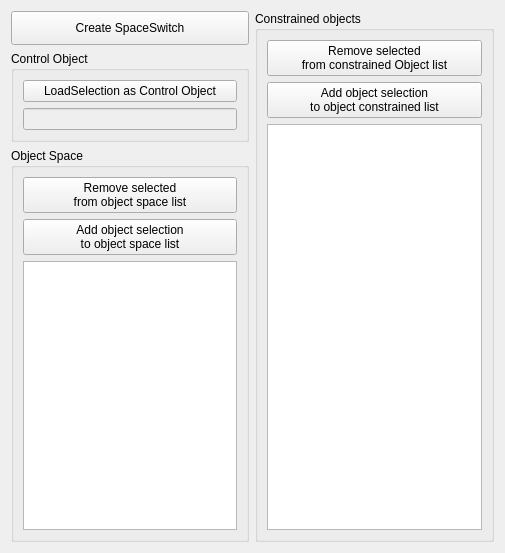
<?xml version="1.0" encoding="UTF-8"?>
<ui version="4.0">
 <class>Form</class>
 <widget class="QWidget" name="Form">
  <property name="geometry">
   <rect>
    <x>0</x>
    <y>0</y>
    <width>505</width>
    <height>553</height>
   </rect>
  </property>
  <property name="windowTitle">
   <string>Form</string>
  </property>
  <layout class="QHBoxLayout" name="horizontalLayout_2">
   <item>
    <layout class="QVBoxLayout" name="verticalLayout_5">
     <item>
      <layout class="QHBoxLayout" name="horizontalLayout">
       <item>
        <widget class="QPushButton" name="CreateSpaceSwitchBtn">
         <property name="minimumSize">
          <size>
           <width>0</width>
           <height>34</height>
          </size>
         </property>
         <property name="text">
          <string>Create SpaceSwitch</string>
         </property>
        </widget>
       </item>
      </layout>
     </item>
     <item>
      <layout class="QVBoxLayout" name="verticalLayout_3">
       <item>
        <widget class="QGroupBox" name="ControlObjectGroupBox">
         <property name="title">
          <string>Control Object</string>
         </property>
         <layout class="QVBoxLayout" name="verticalLayout">
          <item>
           <widget class="QPushButton" name="LoadSelectionAsCntrlObjPushBtn">
            <property name="text">
             <string>LoadSelection as Control Object</string>
            </property>
           </widget>
          </item>
          <item>
           <widget class="QLineEdit" name="ControllineEdit">
            <property name="enabled">
             <bool>false</bool>
            </property>
           </widget>
          </item>
         </layout>
        </widget>
       </item>
       <item>
        <widget class="QGroupBox" name="ObjectSpaceGroup">
         <property name="title">
          <string>Object Space</string>
         </property>
         <layout class="QVBoxLayout" name="verticalLayout_2">
          <item>
           <widget class="QPushButton" name="RemoveFromObjectSpaceBtn">
            <property name="minimumSize">
             <size>
              <width>0</width>
              <height>0</height>
             </size>
            </property>
            <property name="maximumSize">
             <size>
              <width>16777215</width>
              <height>100</height>
             </size>
            </property>
            <property name="text">
             <string>Remove selected 
from object space list</string>
            </property>
            <property name="iconSize">
             <size>
              <width>16</width>
              <height>16</height>
             </size>
            </property>
           </widget>
          </item>
          <item>
           <widget class="QPushButton" name="AddToObjectSpacePushBtn">
            <property name="text">
             <string>Add object selection 
to object space list</string>
            </property>
           </widget>
          </item>
          <item>
           <widget class="QListWidget" name="ObjectSpaceListView"/>
          </item>
         </layout>
        </widget>
       </item>
      </layout>
     </item>
    </layout>
   </item>
   <item>
    <widget class="QGroupBox" name="ConstrainedObjectSpaceSwitch">
     <property name="title">
      <string>Constrained objects</string>
     </property>
     <layout class="QVBoxLayout" name="verticalLayout_4">
      <item>
       <widget class="QPushButton" name="RemoveFromConstrainedBtn">
        <property name="minimumSize">
         <size>
          <width>0</width>
          <height>0</height>
         </size>
        </property>
        <property name="maximumSize">
         <size>
          <width>16777215</width>
          <height>100</height>
         </size>
        </property>
        <property name="text">
         <string>Remove selected 
from constrained Object list</string>
        </property>
        <property name="iconSize">
         <size>
          <width>16</width>
          <height>16</height>
         </size>
        </property>
       </widget>
      </item>
      <item>
       <widget class="QPushButton" name="AddToConstrainListPushBtn">
        <property name="text">
         <string>Add object selection 
to object constrained list</string>
        </property>
       </widget>
      </item>
      <item>
       <widget class="QListWidget" name="ConstrainedObjectListView"/>
      </item>
     </layout>
    </widget>
   </item>
  </layout>
 </widget>
 <resources/>
 <connections/>
</ui>
